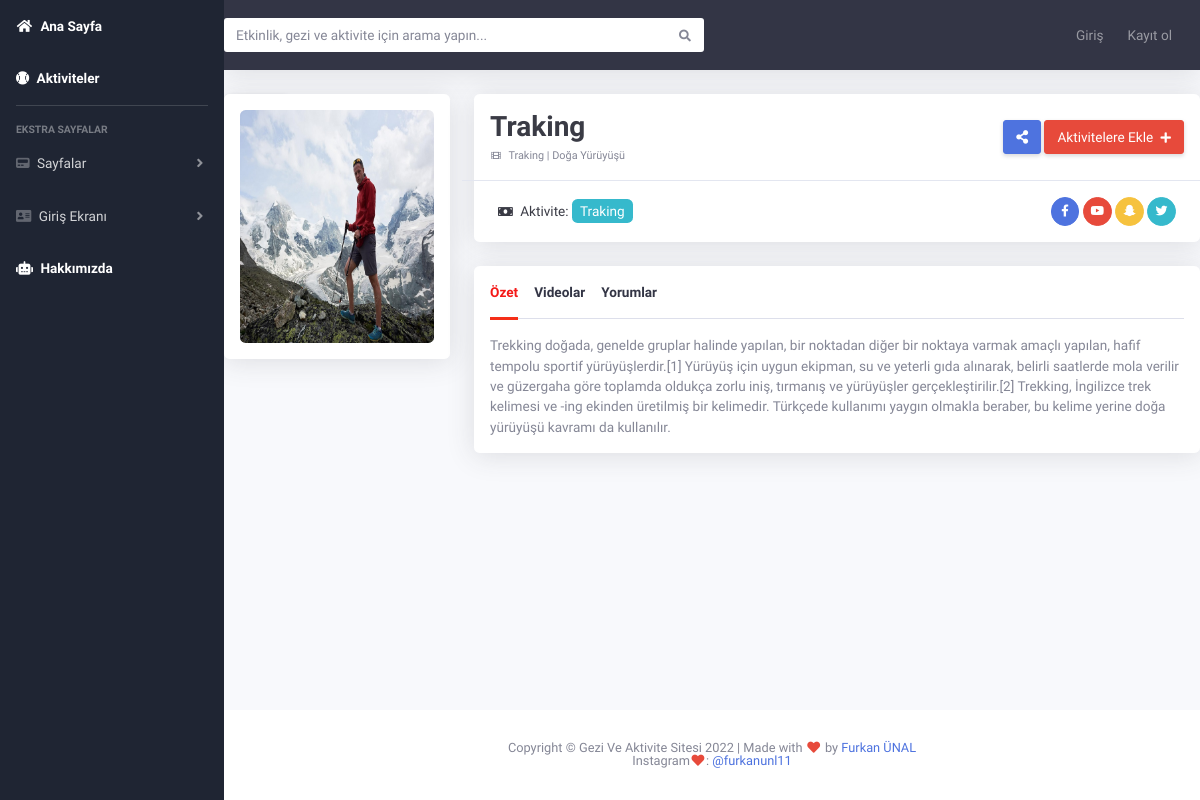
The page /gezidetay/traking on the database its author committed.
### geziler/models.py (models this page shows, shortened)
class Category(models.Model):
    STATUS = (
        ('True','Evet'),
        ('False',"Hayır")
    )
    id = models.AutoField(primary_key=True)
    title = models.CharField("Başlık",max_length=50, null=True)
    slug = models.CharField(max_length=50, null=True)
    description = models.TextField("Açıklama",validators= [MinLengthValidator(20)])
    image = models.CharField("Resim",max_length=50, null=True)
    created_at = models.DateTimeField(auto_now_add=True, null=True)
    updated_at = models.DateTimeField(auto_now=True, null=True)
    isActive = models.BooleanField(default=False)
    isHome = models.BooleanField(default=False)
    titleforhead = models.CharField("Kafa Başlığı", max_length=50,null=True)

### geziler/views.py (the view, shortened to what this page needs)
# urls.py: path("gezidetay/<slug:slug>", views.gezidetay, name="gezi-detay"),
def gezidetay(request , slug):
    gezi = get_object_or_404(Category, slug = slug)
    comment_form = CommentForm()
    return render(request, 'gezidetay.html', {
        "gezi": gezi,
        "videos": gezi.video_set.all(),
        "comments": gezi.comments.all().order_by("-date_added"),
        "comment_form": comment_form
    })

### geziler/forms.py
class CommentForm(forms.ModelForm):
    class Meta:
        numbers = (
            ('1','1 Yıldız'),
            ('2','2 Yıldız'),
            ('3','3 Yıldız'),
            ('4','4 Yıldız'),
            ('5','5 Yıldız'),
        )
        model = Comment
        fields = ['full_name','email','text','rating']
        labels = {
            "full_name":"Ad Soyad",
            "email":"Eposta",
            "text":"Yorum",
            "rating":"Puan"
        }
        widgets = {
            "full_name": widgets.TextInput(attrs={"class":"form-control"}),
            "email": widgets.EmailInput(attrs={"class":"form-control"}),
            "text": widgets.Textarea(attrs={"class":"form-control"}),
            "rating": widgets.Select(attrs={"class":"form-control custom-select"},choices=numbers),
        }

### geziler/templatetags/filters.py (called while the page is built)
@register.filter
def display_rating(rating_count):
    html = ""
    count = 5 - rating_count
    for i in range(rating_count):
        html += '<i class="fa fa-star active"></i>'
    for i in range(count):
        html += '<i class="fa fa-star"></i>'
    html += f'<span class="rounded bg-warning text-dark pl-1 pr-1">5/{rating_count}</span>'
    return html

### geziler/templates/gezidetay.html (shortened to what this page needs)
{% extends 'geziler/base.html' %}
{% load static %}
{% block page_title %} Gezilecek Yerler{% endblock  %} {% block content %}
<div id="wrapper">
  {% include 'include/_sidebar.html' %}
  <div id="content-wrapper" class="d-flex flex-column">
    <div id="content">
      {% include 'include/_topbar.html' %}
      <div class="row">
        <div class="col-xl-12 col-lg-12">
          <div class="cover-pic">
            <div
              class="position-absolute bg-white shadow-sm rounded text-center p-2 m-4 love-box"
            >
              <h6 class="text-gray-900 mb-0 font-weight-bold">
              </h6>
              <small class="text-muted">8,784</small>
            </div>
          </div>
        </div>
        <div class="col-xl-3 col-lg-3">
          <div class="bg-white p-3 widget shadow rounded mb-4">
            <img src="{% static 'img/'|add:gezi.image %}" class="img-fluid rounded" alt="..." />
          </div>
        </div>
        <div class="col-xl-9 col-lg-9">
          <div class="bg-white info-header shadow rounded mb-4">
            <div
              class="row d-flex align-items-center justify-content-between p-3 border-bottom"
            >
              <div class="col-lg-7 m-b-4">
                <h3 class="text-gray-900 mb-0 mt-0 font-weight-bold">
                 {{ gezi.title }}
                </h3>
                <p class="mb-0 text-gray-800">
                  <small class="text-muted"
                    ><i class="fas fa-film fa-fw fa-sm mr-1"></i>
                      {{ gezi.titleforhead }}
                    </small>
                </p>
              </div>
              <div class="col-lg-5 text-right">
                <a href="#" class="d-sm-inline-block btn btn-primary shadow-sm"
                  ><i class="fas fa-share-alt"></i
                ></a>
                <a href="#" class="d-sm-inline-block btn btn-danger shadow-sm">
                  Aktivitelere Ekle <i class="fas fa-plus fa-sm ml-1"></i
                ></a>
              </div>
            </div>
            <div
              class="row d-flex align-items-center justify-content-between py-3 px-4"
            >
              <div class="col-lg-6 m-b-4">
                <p class="mb-0 text-gray-900">
                  <i class="fas fa-money-bill fa-sm fa-fw mr-1"></i> Aktivite:
                  <span class="text-white rounded px-2 py-1 bg-info"
                    >
                    {{gezi.title}}
                    </span
                  >
                </p>
              </div>
              <div class="col-lg-6 text-right">
                <a href="#" class="btn btn-sm btn-primary btn-circle">
                  <i class="fab fa-facebook-f"></i>
                </a>
                <a href="#" class="btn btn-sm btn-danger btn-circle">
                  <i class="fab fa-youtube"></i>
                </a>
                <a href="#" class="btn btn-sm btn-warning btn-circle">
                  <i class="fab fa-snapchat-ghost"></i>
                </a>
                <a href="#" class="btn btn-sm btn-info btn-circle">
                  <i class="fab fa-twitter"></i>
                </a>
              </div>
            </div>
          </div>
          <div class="bg-white p-3 widget shadow rounded mb-4">
            <ul class="nav nav-tabs" id="myTab" role="tablist">
              <li class="nav-item">
                <a
                  class="nav-link active"
                  id="home-tab"
                  data-toggle="tab"
                  href="#home"
                  role="tab"
                  aria-controls="home"
                  aria-selected="true"
                  >Özet</a
                >
              </li>
              <li class="nav-item">
                <a
                  class="nav-link"
                  id="videos-tab"
                  data-toggle="tab"
                  href="#videos"
                  role="tab"
                  aria-controls="videos"
                  aria-selected="false"
                  >Videolar
                </a>
              </li>
              <li class="nav-item">
                <a class="nav-link"
                  id="contact-tab"
                  data-toggle="tab"
                  href="#contact"
                  role="tab"
                  aria-controls="contact"
                  aria-selected="false"
                  >Yorumlar</a>
              </li>
            </ul>
            <div class="tab-content" id="myTabContent">
              <div
                class="tab-pane fade show active"
                id="home"
                role="tabpanel"
                aria-labelledby="home-tab">
                {{gezi.description}}
              </div>
            </div>
          </div>
        </div>
      </div>
    </div>
    {% include 'include/_footer.html' %}
  </div>
</div>
{% endblock %}

### rows shown on the page
Category: image (picture), title "Traking", titleforhead "Traking | Doğa Yürüyüşü", description "Trekking doğada, genelde gruplar halinde yapılan, bir noktadan diğer bir noktaya varmak amaçlı yapılan, hafif tempolu sportif yürüyüşlerdir.[1] Yürüyüş için uygun ekipman, su ve yeterli gıda alınarak, belirli saatlerde mola verilir ve güzergaha göre toplamda oldukça zorlu iniş, tırmanış ve yürüyüşler gerçekleştirilir.[2] Trekking, İngilizce trek kelimesi ve -ing ekinden üretilmiş bir kelimedir. Türkçede kullanımı yaygın olmakla beraber, bu kelime yerine doğa yürüyüşü kavramı da kullanılır."
